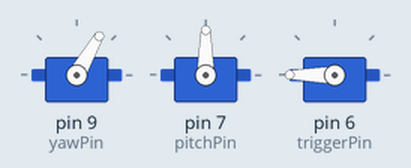
Simulated run of this sketch. Board: Arduino Uno, built with avr-gcc and run on an emulated ATmega328P. On the bench: 3 × servo.

Above: at 0.05 s.
At 1.2 s:
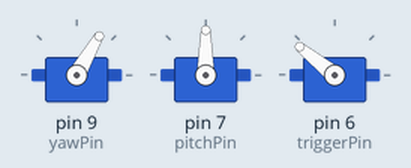
At 5.25 s:
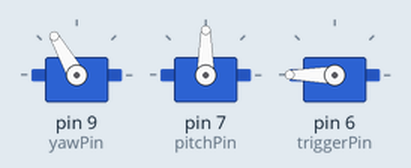
At 10.5 s:
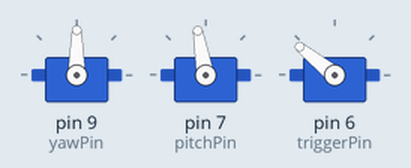
At 14.0 s:
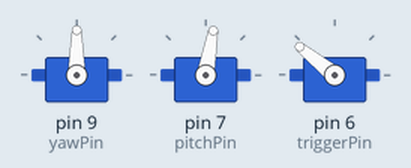
At 19.2 s:
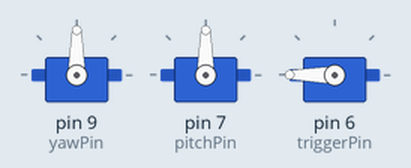
Timing chart, 0 to 22.1 s (numbered marks = the images above):
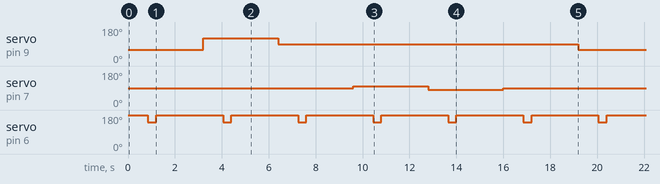

Measured:
- by itself, servo on pin 9 (yawPin): 60° → 120° at 3.2 s, → 90° 3.2 s later, → 60° 12.8 s later, → 120° 3.2 s later, … (6 changes in this stretch)
- by itself, servo on pin 7 (pitchPin): 90° → 100° at 9.6 s, → 80° 3.2 s later, → 90° 3.2 s later, → 100° 12.8 s later, … (6 changes in this stretch)
- by itself, servo on pin 6 (triggerPin): alternates 180° for 2.9 s and 141° for 0.35 s

The sketch:

servo_demo.ino
```cpp
// Include the Servo library
#include <Servo.h>

// Declare the Servo pins
int yawPin = 9;
int pitchPin = 7;
int triggerPin = 6;

// Create servo objects
Servo Yaw;
Servo Pitch;
Servo Trigger;
void setup() {
    // We need to attach the servo to the used pin number
    Yaw.attach(yawPin);
    Pitch.attach(pitchPin);
    Trigger.attach(triggerPin);

    Yaw.write(0);
    Pitch.write(90);                  // init pitch to default position
    Trigger.writeMicroseconds(2500);  // init trigger to default position
    Serial.begin(9600);
}

void fire() {
    // firing servo has 0-270 degree swing corresponding to 500 micro-sec - 2500 micro-sec PWM
    Trigger.writeMicroseconds(2500);
    delay(350);
    Trigger.writeMicroseconds(2000);
    delay(350);
    Trigger.writeMicroseconds(2500);
}

void movePitch(int angle) {
    if (angle > 125) angle = 125;
    if (angle < 60) angle = 55;
    Pitch.write(angle);
}

void moveYaw(int angle) {
    // 0 degrees points to right
    // 180 degrees points to left
    Yaw.write(angle);
}

void loop() {
    moveYaw(60);
    delay(500);
    fire();
    delay(2000);
    moveYaw(120);
    delay(500);
    fire();
    delay(2000);
    moveYaw(90);
    delay(500);
    fire();
    delay(2000);

    movePitch(100);
    delay(500);
    fire();
    delay(2000);
    movePitch(80);
    delay(500);
    fire();
    delay(2000);
    movePitch(90);
    delay(500);
    fire();
    delay(2000);
    //
    //  moveYaw(60);
    //  movePitch(100);
    //  delay(2000);
    //  moveYaw(180);
    //  movePitch(55);
    //  delay(2000);
    //  moveYaw(90);
    //  movePitch(90);
    //  delay(2000);
}
```
